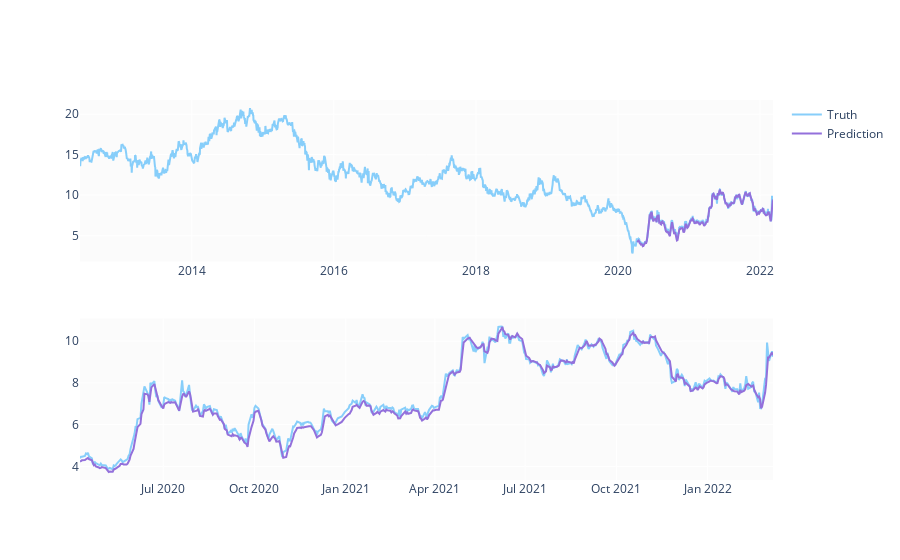

The notebook cell saved with this chart:
### Code cell
predicted_prices = df.loc[test_split_idx+1:].copy()
predicted_prices['Otwarcie'] = y_pred

fig = make_subplots(rows=2, cols=1)
fig.add_trace(go.Scatter(x=df.Data, y=df.Otwarcie,
                        name='Truth',
                        marker_color='LightSkyBlue'), row=1, col=1)

fig.add_trace(go.Scatter(x=predicted_prices.Data,
                        y=predicted_prices.Otwarcie,
                        name='Prediction',
                        marker_color='MediumPurple'), row=1, col=1)

fig.add_trace(go.Scatter(x=predicted_prices.Data,
                        y=y_test,
                        name='Truth',
                        marker_color='LightSkyBlue',
                        showlegend=False), row=2, col=1)

fig.add_trace(go.Scatter(x=predicted_prices.Data,
                        y=predicted_prices.Otwarcie,
                        name='Prediction',
                        marker_color='MediumPurple',
                        showlegend=False), row=2, col=1)

fig.show()

### Figure 1 — Plotly figure (JSON) as saved in the notebook; plotly's stock layout.template omitted (floating-point values rounded to 4 significant figures; data arrays with more than 128 entries replaced by an {"elided": "..."} marker saying what was removed)
{"data": [{"marker": {"color": "LightSkyBlue"}, "name": "Truth", "type": "scatter", "x": {"elided": "2445 str values"}, "xaxis": "x", "y": {"elided": "2445 float values"}, "yaxis": "y"}, {"marker": {"color": "MediumPurple"}, "name": "Prediction", "type": "scatter", "x": {"elided": "488 str values"}, "xaxis": "x", "y": {"elided": "488 float values"}, "yaxis": "y"}, {"marker": {"color": "LightSkyBlue"}, "name": "Truth", "showlegend": false, "type": "scatter", "x": {"elided": "488 str values"}, "xaxis": "x2", "y": {"elided": "488 float values"}, "yaxis": "y2"}, {"marker": {"color": "MediumPurple"}, "name": "Prediction", "showlegend": false, "type": "scatter", "x": {"elided": "488 str values"}, "xaxis": "x2", "y": {"elided": "488 float values"}, "yaxis": "y2"}], "layout": {"xaxis": {"anchor": "y", "domain": [0, 1]}, "xaxis2": {"anchor": "y2", "domain": [0, 1]}, "yaxis": {"anchor": "x", "domain": [0.575, 1]}, "yaxis2": {"anchor": "x2", "domain": [0, 0.425]}}}
